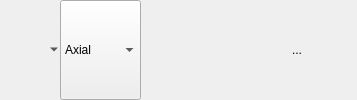
      <widget class="QFrame" name="SliceFrame">
       <layout class="QHBoxLayout" name="horizontalLayout_2">
        <property name="spacing">
         <number>0</number>
        </property>
        <property name="leftMargin">
         <number>0</number>
        </property>
        <property name="topMargin">
         <number>0</number>
        </property>
        <property name="rightMargin">
         <number>0</number>
        </property>
        <property name="bottomMargin">
         <number>0</number>
        </property>
        <item>
         <widget class="QToolButton" name="SliceLinkButton">
          <property name="toolTip">
           <string>Link slice views. Synchronizes properties of all slice views in the same view group.</string>
          </property>
          <property name="text">
           <string/>
          </property>
          <property name="icon">
           <iconset resource="../qMRMLWidgets.qrc">
            <normaloff>:/Icons/LinkOff.png</normaloff>
            <normalon>:/Icons/LinkOn.png</normalon>:/Icons/LinkOff.png</iconset>
          </property>
          <property name="checkable">
           <bool>true</bool>
          </property>
          <property name="checked">
           <bool>false</bool>
          </property>
          <property name="autoRaise">
           <bool>true</bool>
          </property>
         </widget>
        </item>
        <item>
         <widget class="QToolButton" name="SliceVisibilityButton">
          <property name="toolTip">
           <string>Toggle slice visibility in the 3D view66666.</string>
          </property>
          <property name="checkable">
           <bool>true</bool>
          </property>
          <property name="checked">
           <bool>false</bool>
          </property>
          <property name="popupMode">
           <enum>QToolButton::MenuButtonPopup</enum>
          </property>
          <property name="autoRaise">
           <bool>true</bool>
          </property>
         </widget>
        </item>
        <item>
         <widget class="ctkComboBox" name="SliceOrientationSelector">
          <property name="sizePolicy">
           <sizepolicy hsizetype="Maximum" vsizetype="Ignored">
            <horstretch>0</horstretch>
            <verstretch>0</verstretch>
           </sizepolicy>
          </property>
          <property name="minimumSize">
           <size>
            <width>65</width>
            <height>0</height>
           </size>
          </property>
          <property name="toolTip">
           <string>Slice orientation (Axial, Sagittal, Coronal, Reformat).</string>
          </property>
          <property name="sizeAdjustPolicy">
           <enum>QComboBox::AdjustToContents</enum>
          </property>
          <item>
           <property name="text">
            <string>Axial</string>
           </property>
          </item>
          <item>
           <property name="text">
            <string>Sagittal</string>
           </property>
          </item>
          <item>
           <property name="text">
            <string>Coronal</string>
           </property>
          </item>
          <item>
           <property name="text">
            <string>Reformat</string>
           </property>
          </item>
         </widget>
        </item>
        <item>
         <widget class="QToolButton" name="LightBoxToolButton">
          <property name="toolTip">
           <string>Lightbox view.</string>
          </property>
          <property name="icon">
           <iconset resource="../qMRMLWidgets.qrc">
            <normaloff>:/Icons/LayoutLightboxView.png</normaloff>:/Icons/LayoutLightboxView.png</iconset>
          </property>
          <property name="popupMode">
           <enum>QToolButton::InstantPopup</enum>
          </property>
          <property name="autoRaise">
           <bool>true</bool>
          </property>
         </widget>
        </item>
        <item>
         <widget class="QToolButton" name="ShowReformatWidgetToolButton">
          <property name="toolTip">
           <string>Show reformat widget in 3D view</string>
          </property>
          <property name="icon">
           <iconset resource="../qMRMLWidgets.qrc">
            <normaloff>:/Icons/SliceWidgetOn.png</normaloff>
            <normalon>:/Icons/SliceWidgetOff.png</normalon>:/Icons/SliceWidgetOn.png</iconset>
          </property>
          <property name="checkable">
           <bool>true</bool>
          </property>
          <property name="autoRaise">
           <bool>true</bool>
          </property>
         </widget>
        </item>
        <item>
         <widget class="QToolButton" name="SliceCompositeButton">
          <property name="icon">
           <iconset resource="../qMRMLWidgets.qrc">
            <normaloff>:/Icons/SlicesComposite.png</normaloff>:/Icons/SlicesComposite.png</iconset>
          </property>
          <property name="popupMode">
           <enum>QToolButton::InstantPopup</enum>
          </property>
          <property name="autoRaise">
           <bool>true</bool>
          </property>
         </widget>
        </item>
        <item>
         <widget class="QToolButton" name="SliceSpacingButton">
          <property name="toolTip">
           <string>Slice spacing may be set automatically or manually by the user or context</string>
          </property>
          <property name="text">
           <string/>
          </property>
          <property name="icon">
           <iconset resource="../qMRMLWidgets.qrc">
            <normaloff>:/Icons/SlicerAutomaticSliceSpacing.png</normaloff>:/Icons/SlicerAutomaticSliceSpacing.png</iconset>
          </property>
          <property name="popupMode">
           <enum>QToolButton::InstantPopup</enum>
          </property>
          <property name="autoRaise">
           <bool>true</bool>
          </property>
         </widget>
        </item>
        <item>
         <widget class="QToolButton" name="SliceRotateToVolumePlaneButton">
          <property name="icon">
           <iconset resource="../qMRMLWidgets.qrc">
            <normaloff>:/Icons/SlicerRotateToPixelSpace.png</normaloff>:/Icons/SlicerRotateToPixelSpace.png</iconset>
          </property>
          <property name="autoRaise">
           <bool>true</bool>
          </property>
         </widget>
        </item>
        <item>
         <widget class="QToolButton" name="OrientationMarkerButton">
          <property name="toolTip">
           <string>Show orientation marker</string>
          </property>
          <property name="icon">
           <iconset resource="../qMRMLWidgets.qrc">
            <normaloff>:/Icons/OrientationMarker.png</normaloff>:/Icons/OrientationMarker.png</iconset>
          </property>
          <property name="popupMode">
           <enum>QToolButton::InstantPopup</enum>
          </property>
          <property name="autoRaise">
           <bool>true</bool>
          </property>
         </widget>
        </item>
        <item>
         <widget class="QToolButton" name="RulerButton">
          <property name="text">
           <string>...</string>
          </property>
          <property name="icon">
           <iconset resource="../qMRMLWidgets.qrc">
            <normaloff>:/Icons/Ruler.png</normaloff>:/Icons/Ruler.png</iconset>
          </property>
          <property name="popupMode">
           <enum>QToolButton::InstantPopup</enum>
          </property>
          <property name="autoRaise">
           <bool>true</bool>
          </property>
         </widget>
        </item>
        <item>
         <widget class="QToolButton" name="EnableSlabReconstructionButton">
          <property name="toolTip">
           <string>Enable Thick Slab Reconstruction (TSR). TSR is used to merge contiguous slices within a certain range.</string>
          </property>
          <property name="icon">
           <iconset resource="../qMRMLWidgets.qrc">
            <normaloff>:/Icons/SlabReconstruction.png</normaloff>:/Icons/SlabReconstruction.png</iconset>
          </property>
          <property name="popupMode">
           <enum>QToolButton::InstantPopup</enum>
          </property>
          <property name="autoRaise">
           <bool>true</bool>
          </property>
         </widget>
        </item>
        <item>
         <widget class="QToolButton" name="SliceMoreOptionButton">
          <property name="toolTip">
           <string>Advanced options</string>
          </property>
          <property name="icon">
           <iconset resource="../qMRMLWidgets.qrc">
            <normaloff>:/Icons/SliceMoreOptions.png</normaloff>:/Icons/SliceMoreOptions.png</iconset>
          </property>
          <property name="popupMode">
           <enum>QToolButton::InstantPopup</enum>
          </property>
          <property name="autoRaise">
           <bool>true</bool>
          </property>
         </widget>
        </item>
        <item>
         <widget class="ctkDynamicSpacer" name="DynamicSpacer">
          <property name="activeSizePolicy">
           <sizepolicy hsizetype="Minimum" vsizetype="Ignored">
            <horstretch>0</horstretch>
            <verstretch>0</verstretch>
           </sizepolicy>
          </property>
          <property name="inactiveSizePolicy">
           <sizepolicy hsizetype="Expanding" vsizetype="Ignored">
            <horstretch>0</horstretch>
            <verstretch>0</verstretch>
           </sizepolicy>
          </property>
          <property name="active">
           <bool>true</bool>
          </property>
         </widget>
        </item>
       </layout>
      </widget>
